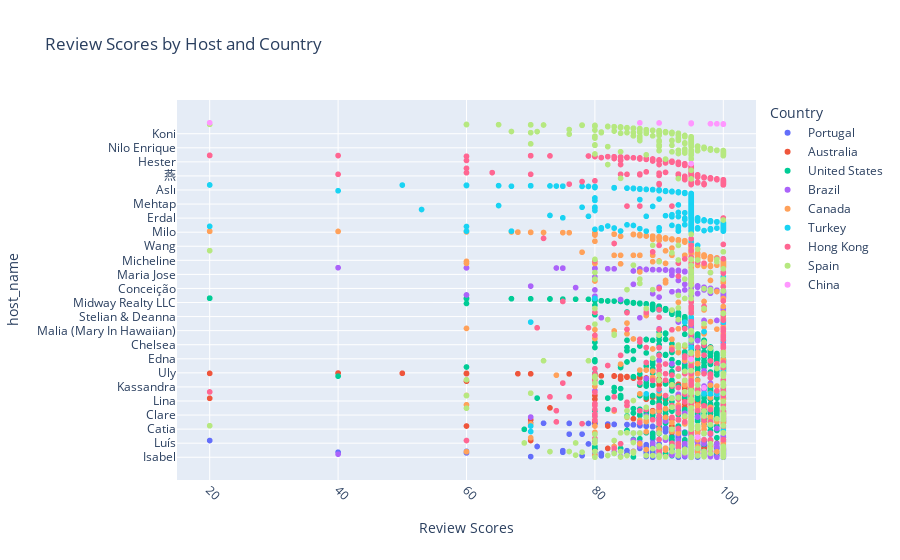

Notebook source saved alongside this figure:
### Code cell
re_sc=Airbnb1[['host_name','Review_scores','Country']]
review_sc=re_sc.sort_values('Review_scores',ascending=False)
fig = px.scatter(review_sc, x='Review_scores', y='host_name', color='Country', title='Review Scores by Host and Country',
                 labels={'Review_scores': 'Review Scores'})

fig.update_layout(xaxis=dict(tickangle=45))
fig.show()

### Figure 1 — Plotly figure (JSON) as saved in the notebook; plotly's stock layout.template omitted (floating-point values rounded to 4 significant figures; data arrays with more than 128 entries replaced by an {"elided": "..."} marker saying what was removed)
{"data": [{"hovertemplate": "Country=Portugal<br>Review Scores=%{x}<br>host_name=%{y}<extra></extra>", "legendgroup": "Portugal", "marker": {"color": "#636efa", "symbol": "circle"}, "mode": "markers", "name": "Portugal", "showlegend": true, "type": "scattergl", "x": {"elided": "555 int values"}, "xaxis": "x", "y": {"elided": "555 str values"}, "yaxis": "y"}, {"hovertemplate": "Country=Australia<br>Review Scores=%{x}<br>host_name=%{y}<extra></extra>", "legendgroup": "Australia", "marker": {"color": "#EF553B", "symbol": "circle"}, "mode": "markers", "name": "Australia", "showlegend": true, "type": "scattergl", "x": {"elided": "610 int values"}, "xaxis": "x", "y": {"elided": "610 str values"}, "yaxis": "y"}, {"hovertemplate": "Country=United States<br>Review Scores=%{x}<br>host_name=%{y}<extra></extra>", "legendgroup": "United States", "marker": {"color": "#00cc96", "symbol": "circle"}, "mode": "markers", "name": "United States", "showlegend": true, "type": "scattergl", "x": {"elided": "1222 int values"}, "xaxis": "x", "y": {"elided": "1222 str values"}, "yaxis": "y"}, {"hovertemplate": "Country=Brazil<br>Review Scores=%{x}<br>host_name=%{y}<extra></extra>", "legendgroup": "Brazil", "marker": {"color": "#ab63fa", "symbol": "circle"}, "mode": "markers", "name": "Brazil", "showlegend": true, "type": "scattergl", "x": {"elided": "606 int values"}, "xaxis": "x", "y": {"elided": "606 str values"}, "yaxis": "y"}, {"hovertemplate": "Country=Canada<br>Review Scores=%{x}<br>host_name=%{y}<extra></extra>", "legendgroup": "Canada", "marker": {"color": "#FFA15A", "symbol": "circle"}, "mode": "markers", "name": "Canada", "showlegend": true, "type": "scattergl", "x": {"elided": "649 int values"}, "xaxis": "x", "y": {"elided": "649 str values"}, "yaxis": "y"}, {"hovertemplate": "Country=Turkey<br>Review Scores=%{x}<br>host_name=%{y}<extra></extra>", "legendgroup": "Turkey", "marker": {"color": "#19d3f3", "symbol": "circle"}, "mode": "markers", "name": "Turkey", "showlegend": true, "type": "scattergl", "x": {"elided": "661 int values"}, "xaxis": "x", "y": {"elided": "661 str values"}, "yaxis": "y"}, {"hovertemplate": "Country=Hong Kong<br>Review Scores=%{x}<br>host_name=%{y}<extra></extra>", "legendgroup": "Hong Kong", "marker": {"color": "#FF6692", "symbol": "circle"}, "mode": "markers", "name": "Hong Kong", "showlegend": true, "type": "scattergl", "x": {"elided": "600 int values"}, "xaxis": "x", "y": {"elided": "600 str values"}, "yaxis": "y"}, {"hovertemplate": "Country=Spain<br>Review Scores=%{x}<br>host_name=%{y}<extra></extra>", "legendgroup": "Spain", "marker": {"color": "#B6E880", "symbol": "circle"}, "mode": "markers", "name": "Spain", "showlegend": true, "type": "scattergl", "x": {"elided": "633 int values"}, "xaxis": "x", "y": {"elided": "633 str values"}, "yaxis": "y"}, {"hovertemplate": "Country=China<br>Review Scores=%{x}<br>host_name=%{y}<extra></extra>", "legendgroup": "China", "marker": {"color": "#FF97FF", "symbol": "circle"}, "mode": "markers", "name": "China", "showlegend": true, "type": "scattergl", "x": [100, 100, 100, 100, 99, 98, 97, 96, 95, 95, 95, 95, 95, 95, 95, 95, 90, 87, 20], "xaxis": "x", "y": ["嫆", "炼金", "Green", "Keira", "四掌柜", "小雨", "Jing", "Wei", "Chao", "夕", "香蕉宿黑金厂民宿精品酒店", "昭霞", "天熙高级商务公寓(深圳丹枫白露店)", "Erik", "光炜", "馨", "飞飞", "家仪(Kay)", "Zhang"], "yaxis": "y"}], "layout": {"legend": {"title": {"text": "Country"}, "tracegroupgap": 0}, "title": {"text": "Review Scores by Host and Country"}, "xaxis": {"anchor": "y", "domain": [0, 1], "tickangle": 45, "title": {"text": "Review Scores"}}, "yaxis": {"anchor": "x", "domain": [0, 1], "title": {"text": "host_name"}}}}
